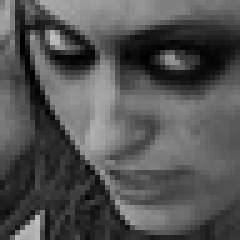
#> input picture train/angry/Training_1120923.jpg, 48 x 48 px (shown 5 times larger); its folder holds only this picture in this run
$ python pca_feature_selection.py
#> lines starting #> are read from the running program, lines starting #| are printed output that depends on the picture
import os
import cv2
import numpy as np
import matplotlib.pyplot as plt
import joblib
from skimage.feature import hog
from sklearn.svm import SVC
from sklearn.decomposition import PCA
from sklearn.metrics import accuracy_score
from sklearn.pipeline import Pipeline

# ==========================================
# CONFIGURATION
# ==========================================
TRAIN_DIR = "train"
TEST_DIR = "test"
IMG_SIZE = 48
MODELS_DIR = "models"
os.makedirs(MODELS_DIR, exist_ok=True)

# Cache files
TRAIN_HOG_FILE = "X_train_hog.npy"
TEST_HOG_FILE = "X_test_hog.npy"
TRAIN_LABELS_FILE = "y_train.npy"
TEST_LABELS_FILE = "y_test.npy"

# ==========================================
# DATA LOADING & HOG EXTRACTION
# ==========================================
def load_and_extract():
    # Check if cached
    if all(os.path.exists(f) for f in [TRAIN_HOG_FILE, TEST_HOG_FILE, TRAIN_LABELS_FILE, TEST_LABELS_FILE]):
        print("[INFO] Loading cached features...")
        X_train_hog = np.load(TRAIN_HOG_FILE)
        X_test_hog = np.load(TEST_HOG_FILE)
        y_train = np.load(TRAIN_LABELS_FILE)
        y_test = np.load(TEST_LABELS_FILE)
        return X_train_hog, X_test_hog, y_train, y_test

    # If not cached, we need label map to be consistent.
    # We'll assume the same sorting as classification script.
    emotions = sorted(os.listdir(TRAIN_DIR))
    label_map = {emotion: idx for idx, emotion in enumerate(emotions)}
    print(f"[INFO] Label Map: {label_map}")

    def get_data(data_dir):
#> called with data_dir = 'train'
        X_data = []
        y_data = []
        for emotion in emotions:
            folder_path = os.path.join(data_dir, emotion)
            label = label_map[emotion]
            # Verify folder exists
            if not os.path.exists(folder_path): continue

            for img_name in os.listdir(folder_path):
                img_path = os.path.join(folder_path, img_name)
                img = cv2.imread(img_path, cv2.IMREAD_GRAYSCALE)
#> img is the input picture: shape (48, 48); min 0, max 191, mean 82.7
                if img is None: continue
                img = cv2.resize(img, (IMG_SIZE, IMG_SIZE))
                X_data.append(img)
                y_data.append(label)
        return np.array(X_data), np.array(y_data)

    print("[INFO] Loading images and extracting features. This may take a while...")
    X_train_imgs, y_train = get_data(TRAIN_DIR)
#> y_train = [0, 1]
    X_test_imgs, y_test = get_data(TEST_DIR)
#> y_test = [0, 1]

    def extract_hog(images):
        feats = []
        for img in images:
            # Normalizing image before HOG
            img = img / 255.0
            fd = hog(img, orientations=9, pixels_per_cell=(8, 8),
                     cells_per_block=(2, 2), block_norm='L2-Hys')
            feats.append(fd)
#> this loop made 2 passes
#> pass 2, in extract_hog, `img = img / 255.0`:
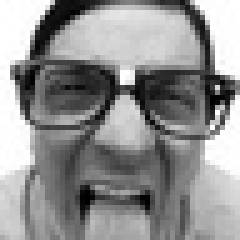
#> img: shape (48, 48) float64 (shown 5 times larger); min 0, max 1, mean 0.569
#> after the loop, feats = 2 items
        return np.array(feats)

    X_train_hog = extract_hog(X_train_imgs)
    X_test_hog = extract_hog(X_test_imgs)
#> the loop in extract_hog (call 2), `for img in images:` made 2 passes

    # Save cache
    np.save(TRAIN_HOG_FILE, X_train_hog)
    np.save(TEST_HOG_FILE, X_test_hog)
    np.save(TRAIN_LABELS_FILE, y_train)
    np.save(TEST_LABELS_FILE, y_test)

    return X_train_hog, X_test_hog, y_train, y_test

# ==========================================
# MAIN EXECUTION
# ==========================================

print("========================================")
print("   PCA FEATURE SELECTION ANALYSIS")
print("========================================")

X_train, X_test, y_train, y_test = load_and_extract()
#> y_train = [0, 1]; y_test = [0, 1]
print(f"Original Feature Shape: {X_train.shape}")
#| Original Feature Shape: (2, 900)

# 1. Baseline (No PCA)
print("\n[TEST] Baseline Linear SVM (Assessment)...")
# Using a faster/simpler SVM for speed in comparison or Full Linear SVC
baseline_model = SVC(kernel='linear', random_state=42)
baseline_model.fit(X_train, y_train)
base_preds = baseline_model.predict(X_test)
#> base_preds = [0, 1]
base_acc = accuracy_score(y_test, base_preds)
#> base_acc = 1
print(f" -> Baseline Accuracy: {base_acc:.4f}")
#|  -> Baseline Accuracy: 1.0000

# 2. PCA Analysis
components_list = [50, 100, 200, 300]
results = {}
best_acc = 0
best_pca_model = None
best_n = 0

print("\n[TEST] Testing PCA Components...")

for n in components_list:
    print(f"\n--- n_components = {n} ---")

    # Fit PCA
    pca = PCA(n_components=n, whiten=True, random_state=42)
#> (the run stopped early here; a loop or call above may not have finished)
